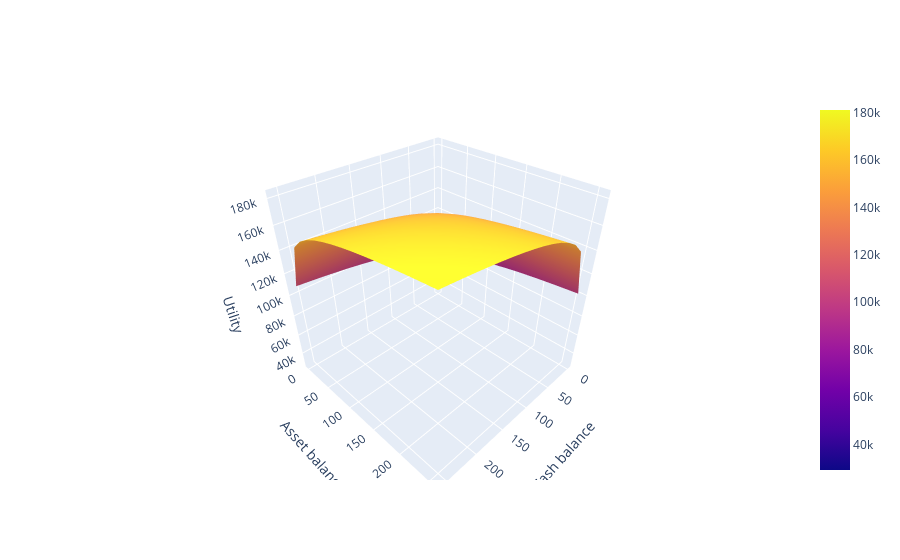

Here is the notebook cell this chart was saved with:
### Code cell
utility_plot(agent)

### Figure 1 — Plotly figure (JSON) as saved in the notebook; plotly's stock layout.template omitted (floating-point values rounded to 4 significant figures; data arrays with more than 128 entries replaced by an {"elided": "..."} marker saying what was removed)
{"data": [{"type": "surface", "x": [0, 17.07, 34.13, 51.2, 68.27, 85.33, 102.4, 119.5, 136.5, 153.6, 170.7, 187.7, 204.8, 221.9, 238.9, 256], "y": [0, 17.07, 34.13, 51.2, 68.27, 85.33, 102.4, 119.5, 136.5, 153.6, 170.7, 187.7, 204.8, 221.9, 238.9, 256], "z": {"elided": "16x16 float values"}}], "layout": {"scene": {"xaxis": {"title": {"text": "Cash balance"}}, "yaxis": {"title": {"text": "Asset balance"}}, "zaxis": {"title": {"text": "Utility"}}}}}
